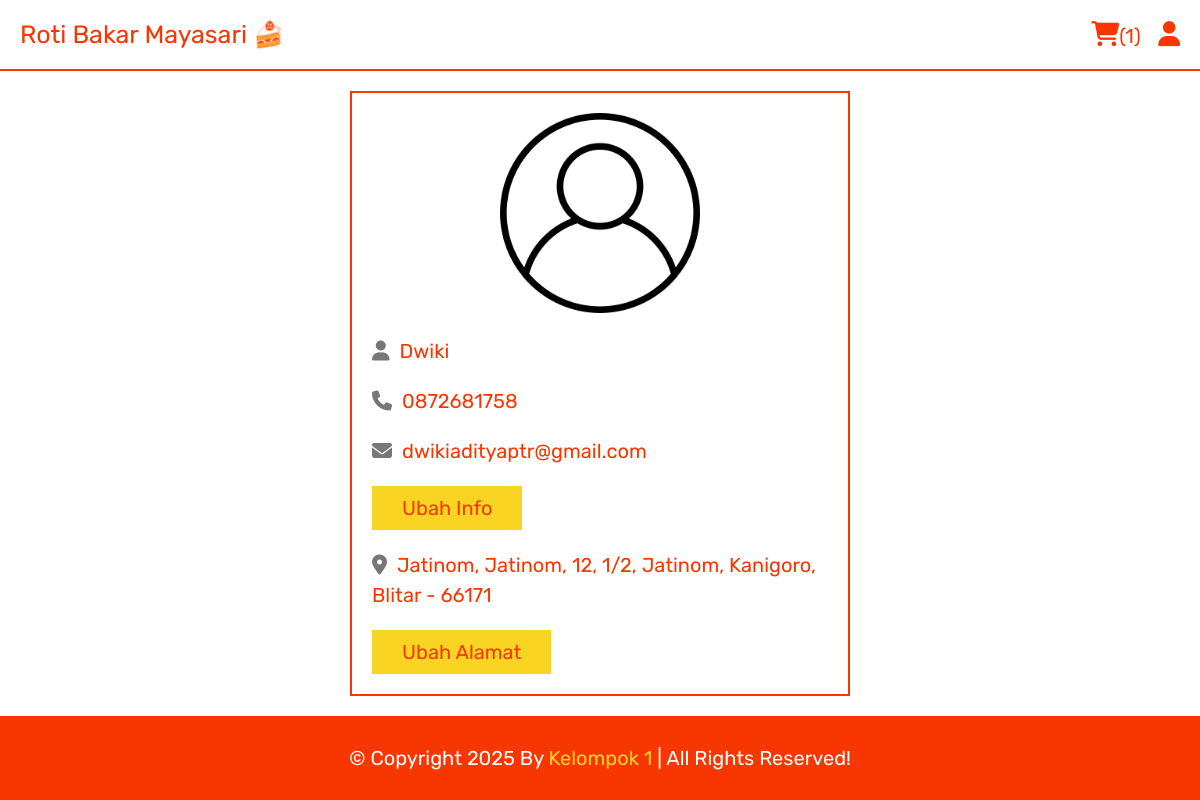
Page /profile.php (signed in) on the committed database.
### tables this page shows
CREATE TABLE `users` (
  `id` int(100) NOT NULL,
  `name` varchar(20) NOT NULL,
  `email` varchar(50) NOT NULL,
  `number` varchar(10) NOT NULL,
  `password` varchar(50) NOT NULL,
  `address` varchar(500) NOT NULL
);

### profile.php (the view, shortened to what this page needs)
<?php
include 'components/connect.php';
?>
<!DOCTYPE html>
<html lang="en">
<head>
   <link rel="stylesheet" href="https://cdnjs.cloudflare.com/ajax/libs/font-awesome/6.1.1/css/all.min.css">
   <link rel="stylesheet" href="css/style.css">
</head>
<body>
<?php include 'components/user_header.php'; ?>
<section class="user-details">
   <div class="user">
      <img src="images/user-icon.png" alt="">
      <p><i class="fas fa-user"></i><span><span><?= $fetch_profile['name']; ?></span></span></p>
      <p><i class="fas fa-phone"></i><span><?= $fetch_profile['number']; ?></span></p>
      <p><i class="fas fa-envelope"></i><span><?= $fetch_profile['email']; ?></span></p>
      <a href="update_profile.php" class="btn">Ubah Info</a>
      <p class="address"><i class="fas fa-map-marker-alt"></i><span><?php if($fetch_profile['address'] == ''){echo 'please enter your address';}else{echo $fetch_profile['address'];} ?></span></p>
      <a href="update_address.php" class="btn">Ubah Alamat</a>
   </div>
</section>
<?php include 'components/footer.php'; ?>
</body>
</html>

### css/style.css (style rules this page uses)
:root { --green:#f9d423; --red:#e74c3c; --white:#fff; --black:#f83600; --light-color:#777; --border:.2rem solid var(--black); }
* { font-family: 'Rubik', sans-serif; margin:0; padding:0; box-sizing: border-box; outline: none; border: none; text-decoration: none; }
html { font-size: 62.5%; overflow-x: hidden; scroll-behavior: smooth; stop-opacity: 7rem; }
section { margin:0 auto; max-width: 1200px; padding:2rem; }
.btn, .delete-btn { margin-top: 1rem; display: inline-block; font-size: 2rem; padding:1rem 3rem; cursor: pointer; text-transform: capitalize; transition: .2s linear; }
.btn { background-color: var(--green); color:var(--black); }
.user-details .user { max-width: 50rem; margin:0 auto; border:var(--border); padding:2rem; }
.user-details .user img { width: 100%; height: 20rem; object-fit: contain; margin-bottom: 1rem; }
.user-details .user p { padding:1rem 0; line-height: 1.5; font-size: 2rem; }
.user-details .user p span { color:var(--black); }
.user-details .user p i { margin-right: 1rem; color:var(--light-color); }
.user-details .user .address { margin-top: 1rem; }

### rows in the picture
users: name "Dwiki", number "0872681758", email "dwikiadityaptr@gmail.com", address "Jatinom, Jatinom, 12, 1/2, Jatinom, Kanigoro, Blitar - 66171"

### other values in the picture
$total_cart_items "1"
